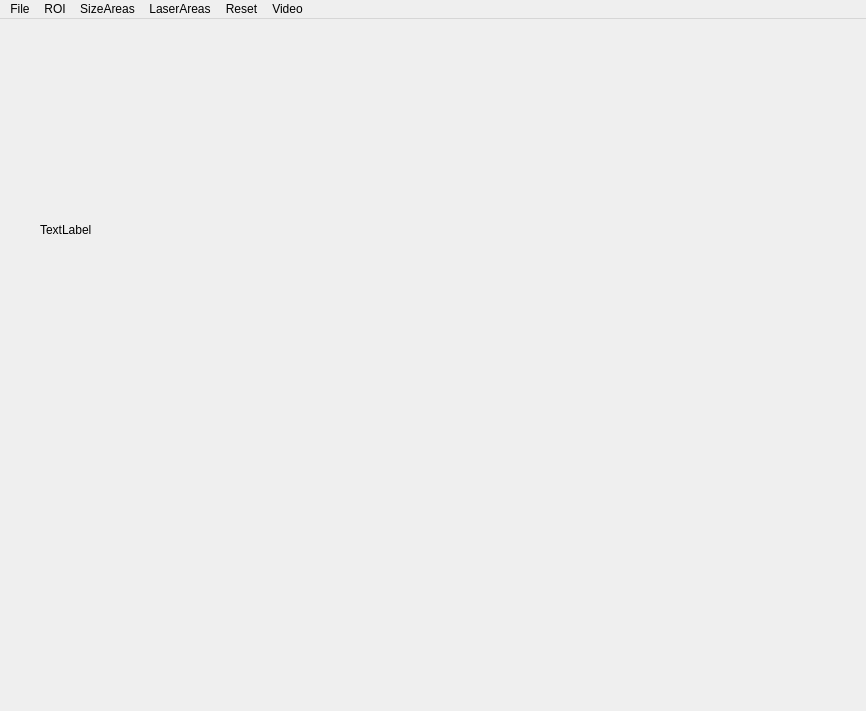
<?xml version="1.0" encoding="UTF-8"?>
<ui version="4.0">
 <class>ui</class>
 <widget class="QMainWindow" name="ui">
  <property name="geometry">
   <rect>
    <x>0</x>
    <y>0</y>
    <width>866</width>
    <height>711</height>
   </rect>
  </property>
  <property name="windowTitle">
   <string>MainWindow</string>
  </property>
  <widget class="QWidget" name="centralwidget">
   <widget class="QLabel" name="label">
    <property name="geometry">
     <rect>
      <x>40</x>
      <y>60</y>
      <width>661</width>
      <height>301</height>
     </rect>
    </property>
    <property name="text">
     <string>TextLabel</string>
    </property>
   </widget>
  </widget>
  <widget class="QMenuBar" name="menubar">
   <property name="geometry">
    <rect>
     <x>0</x>
     <y>0</y>
     <width>866</width>
     <height>25</height>
    </rect>
   </property>
   <widget class="QMenu" name="menuFile">
    <property name="title">
     <string>File</string>
    </property>
    <addaction name="actionParameters"/>
    <addaction name="actionAbout"/>
    <addaction name="actionQuit"/>
   </widget>
   <widget class="QMenu" name="menuROI">
    <property name="title">
     <string>ROI</string>
    </property>
    <addaction name="actionBegin_Polygon"/>
    <addaction name="actionDraw_Polygon"/>
   </widget>
   <widget class="QMenu" name="menuSizeAreas">
    <property name="title">
     <string>SizeAreas</string>
    </property>
    <addaction name="actionBegin_SArea"/>
    <addaction name="actionEnd_SArea"/>
    <addaction name="actionDraw_SArea"/>
    <addaction name="actionExit_SAreas"/>
   </widget>
   <widget class="QMenu" name="menuReset">
    <property name="title">
     <string>Reset</string>
    </property>
    <addaction name="actionReset"/>
    <addaction name="actionReset_SAreas"/>
    <addaction name="actionRemove_LaserAreas"/>
   </widget>
   <widget class="QMenu" name="menuVideo">
    <property name="title">
     <string>Video</string>
    </property>
    <addaction name="actionSource"/>
    <addaction name="actionRestart"/>
   </widget>
   <widget class="QMenu" name="menuLaserAreas">
    <property name="title">
     <string>LaserAreas</string>
    </property>
    <addaction name="actionBegin_Laser"/>
    <addaction name="actionDraw_LaserArea"/>
    <addaction name="actionExit_LaserArea"/>
   </widget>
   <addaction name="menuFile"/>
   <addaction name="menuROI"/>
   <addaction name="menuSizeAreas"/>
   <addaction name="menuLaserAreas"/>
   <addaction name="menuReset"/>
   <addaction name="menuVideo"/>
  </widget>
  <action name="actionBegin_Polygon">
   <property name="text">
    <string>Begin Polygon</string>
   </property>
  </action>
  <action name="actionEnd_Polygon">
   <property name="text">
    <string>End Polygon</string>
   </property>
  </action>
  <action name="actionDraw_Polygon">
   <property name="text">
    <string>Draw Polygon</string>
   </property>
  </action>
  <action name="actionQuit">
   <property name="text">
    <string>Quit</string>
   </property>
  </action>
  <action name="actionReset">
   <property name="text">
    <string>Remove ROI</string>
   </property>
  </action>
  <action name="actionCamera">
   <property name="text">
    <string>Camera</string>
   </property>
  </action>
  <action name="actionLoad_Video_File">
   <property name="text">
    <string>Load Video File</string>
   </property>
  </action>
  <action name="actionBegin_SArea">
   <property name="text">
    <string>Begin SArea</string>
   </property>
  </action>
  <action name="actionDraw_SArea">
   <property name="text">
    <string>View SAreas</string>
   </property>
  </action>
  <action name="actionReset_SAreas">
   <property name="text">
    <string>Remove SizeAreas</string>
   </property>
  </action>
  <action name="actionAbout">
   <property name="text">
    <string>About</string>
   </property>
  </action>
  <action name="actionParameters">
   <property name="text">
    <string>Parameters</string>
   </property>
  </action>
  <action name="actionEnd_SArea">
   <property name="text">
    <string>End SArea</string>
   </property>
  </action>
  <action name="actionExit_SAreas">
   <property name="text">
    <string>Exit SAreas</string>
   </property>
  </action>
  <action name="actionSource">
   <property name="text">
    <string>Source</string>
   </property>
  </action>
  <action name="actionBegin_Laser">
   <property name="text">
    <string>Begin LaserArea</string>
   </property>
  </action>
  <action name="actionDraw_LaserArea">
   <property name="text">
    <string>Draw LaserArea</string>
   </property>
  </action>
  <action name="actionExit_LaserArea">
   <property name="text">
    <string>Exit LaserArea</string>
   </property>
  </action>
  <action name="actionRemove_LaserAreas">
   <property name="text">
    <string>Remove LaserAreas</string>
   </property>
  </action>
  <action name="actionRestart">
   <property name="text">
    <string>Restart</string>
   </property>
  </action>
 </widget>
 <resources/>
 <connections/>
</ui>
